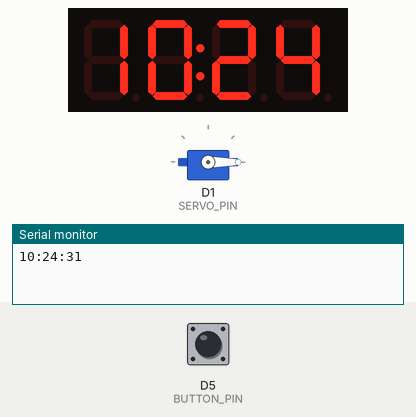
Recording of a program running on a simulated ESP8266 (NodeMCU). On the bench: 4-digit seven-segment display, servo, the last lines printed to the serial monitor. The test bench sets the inputs (shaded band); at power-on: D5 (BUTTON_PIN) HIGH. WiFi joins after 1.5 s; servers stay silent unless stated; the local clock reads 2024-03-15 10:24:30 at power-on unless the program sets it.

Above: at 1.6 s.
At 90.6 s:
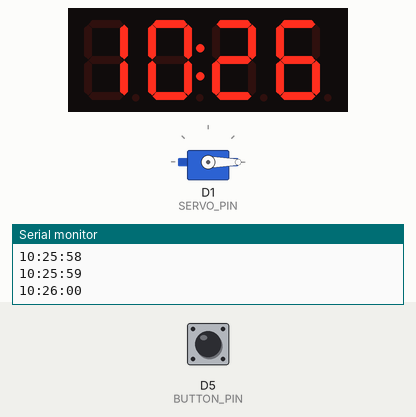
Timing chart, 0 to 92.1 s (numbered marks = the images above):
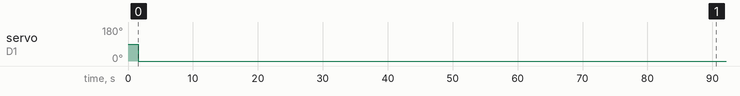

The program:

main.cpp
```cpp
#include <Arduino.h>
#include <ESP8266WiFi.h>
#include <time.h>
#include <TM1637Display.h>
#include <Servo.h>

Servo myservo;
bool servoEnabled = true;

struct ServoState {
    int pos = 0;
    int step = 1;           // направление движения
    unsigned long lastMove = 0;
    unsigned long interval = 10;  // миллисекунды между шагами
} servoState;

const char* ssid = "BigDom"; //название сети
const char* password = "dpznrf21"; //пароль

const char* ntpServer = "pool.ntp.org";
const long  gmtOffset_sec = 3 * 3600; // MSK = UTC+3
const int   daylightOffset_sec = 0;

constexpr uint8_t CLK_PIN = D2;
constexpr uint8_t DIO_PIN = D8;

constexpr uint8_t SERVO_PIN = D1;
constexpr uint8_t BUTTON_PIN = D5; // кнопка для выключения

TM1637Display display(CLK_PIN, DIO_PIN);

void IRAM_ATTR handleButton() {
    servoEnabled = !servoEnabled; // переключаем состояние при нажатии
}

void connectWiFi() {
    WiFi.mode(WIFI_STA);
    WiFi.begin(ssid, password);
    while (WiFi.status() != WL_CONNECTED) {
        delay(500);
    }
}

void setupTime() {
    configTime(gmtOffset_sec, daylightOffset_sec, ntpServer);
}

void updateDisplay(const tm& t) {
    uint16_t value = t.tm_hour * 100 + t.tm_min;
    display.showNumberDecEx(value, 0b01000000, true);
}

void setup() {
    Serial.begin(115200);

    display.setBrightness(0x0f);
    display.clear();

    connectWiFi();
    setupTime();


    myservo.attach(SERVO_PIN);

    pinMode(BUTTON_PIN, INPUT_PULLUP); // подтяжка к питанию
    attachInterrupt(digitalPinToInterrupt(BUTTON_PIN), handleButton, FALLING);
}

void loop() {
    static unsigned long lastDisplayUpdate = 0;
    struct tm timeInfo;

    if (!getLocalTime(&timeInfo)) return;

    unsigned long now = millis();

    // --- Обновление дисплея раз в секунду ---
    if (now - lastDisplayUpdate >= 1000) {
        lastDisplayUpdate = now;
        updateDisplay(timeInfo);

        char buf[32];
        strftime(buf, sizeof(buf), "%H:%M:%S", &timeInfo);
        Serial.println(buf);
    }

//время будильника
    bool timeToRun = (timeInfo.tm_hour == 21 && timeInfo.tm_min >= 10 && timeInfo.tm_min <= 35);

    if (servoEnabled && timeToRun) {
        // --- Non-blocking движение сервы ---
        if (now - servoState.lastMove >= servoState.interval) {
            servoState.lastMove = now;

            // Двигаем серву
            myservo.write(servoState.pos);

            // Обновляем позицию
            servoState.pos += servoState.step;

            // Разворот направления на границах
            if (servoState.pos >= 180) servoState.step = -1;
            if (servoState.pos <= 0)   servoState.step = 1;
        }
    } else {
        // Если время не подошло, держим серву в 0
        myservo.write(0);
        servoState.pos = 0;
        servoState.step = 1;
    }
}
```

Measured:
- by itself, servo on D1 (SERVO_PIN): 90° → 0° at 1.5 s
- what the display in image 0 shows lasts 29.0 s, from 1.5 s to 30.5 s
